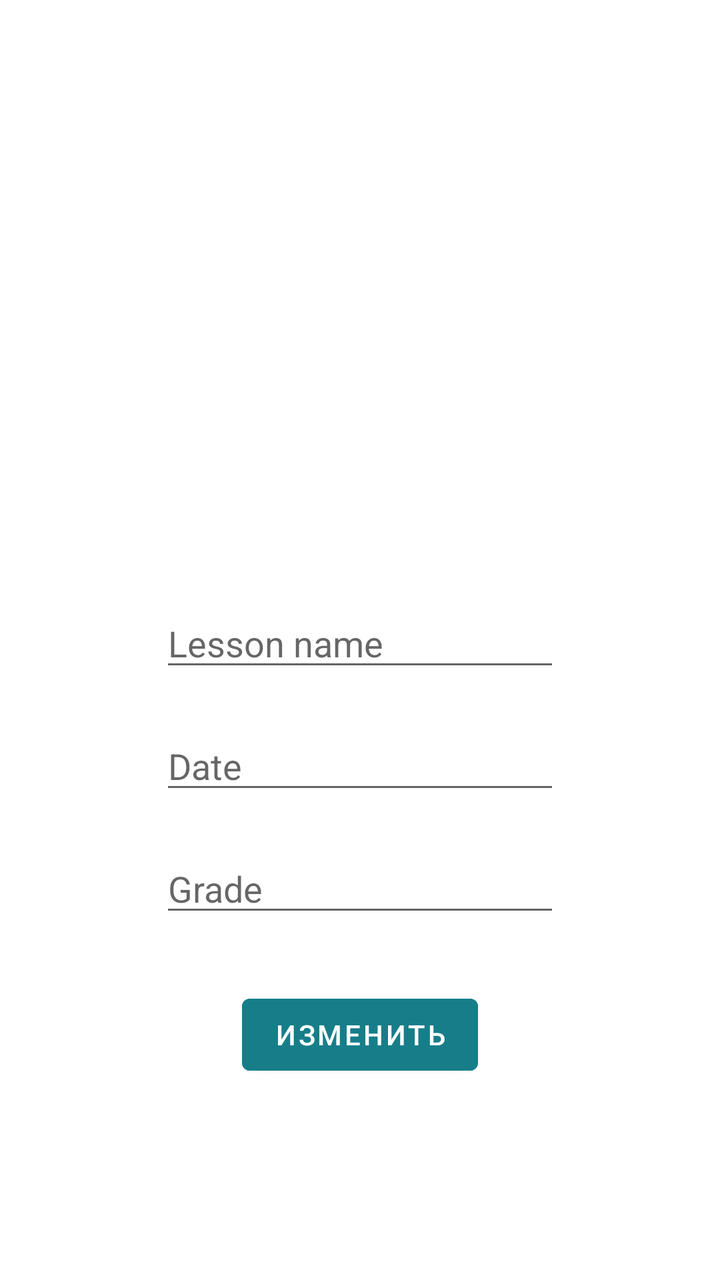
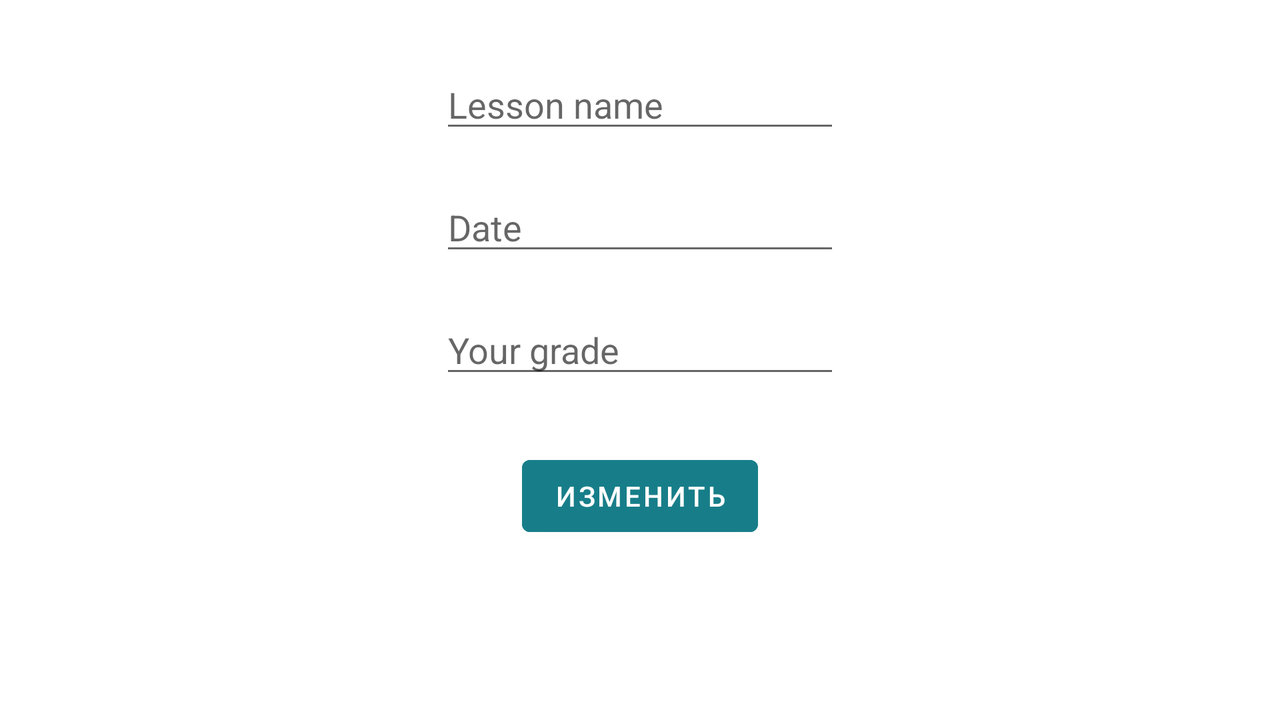

The same Android screen from two of the app's own layout files: first res/layout/ as a phone draws it, then the repository's variant for another configuration, drawn on a device whose configuration selects that folder. Both files follow.
<!-- AndroidManifest.xml: application theme Theme.ElectronicJournal -->
<!-- res/layout/activity_edit_record.xml -->
<?xml version="1.0" encoding="utf-8"?>
<RelativeLayout xmlns:android="http://schemas.android.com/apk/res/android"
    xmlns:app="http://schemas.android.com/apk/res-auto"
    xmlns:tools="http://schemas.android.com/tools"
    android:layout_width="match_parent"
    android:layout_height="match_parent"
    tools:context=".EditRecordActivity">
    <EditText
        android:layout_width="200dp"
        android:layout_height="wrap_content"
        android:hint="Lesson name"
        android:layout_centerInParent="true"
        android:id="@+id/edit_lesson_name"
        android:layout_marginTop="20dp"
        />

    <EditText
        android:layout_width="200dp"
        android:layout_height="wrap_content"
        android:hint="Date"
        android:layout_centerInParent="true"
        android:id="@+id/edit_date"
        android:layout_below="@+id/edit_lesson_name"
        android:layout_marginTop="20dp"
        android:focusable="false"

        />

    <EditText
        android:layout_width="200dp"
        android:layout_height="wrap_content"
        android:hint="Grade"
        android:layout_centerInParent="true"
        android:id="@+id/edit_grade"
        android:layout_below="@+id/edit_date"
        android:layout_marginTop="20dp"/>

    <Button
        android:layout_width="wrap_content"
        android:layout_height="wrap_content"
        android:layout_below="@id/edit_grade"
        android:layout_centerInParent="true"
        android:layout_marginTop="30dp"
        android:id="@+id/edit_record_btn"
        android:text="Изменить"
        android:backgroundTint="@color/reg_btn"/>
</RelativeLayout>
<!-- resources referenced by this layout -->
<resources>
  <color name="reg_btn">#177E89</color>
  <style name="Theme.ElectronicJournal" parent="Theme.MaterialComponents.DayNight.DarkActionBar">
          
          <item name="colorPrimary">@color/purple_500</item>
          <item name="colorPrimaryVariant">@color/purple_700</item>
          <item name="colorOnPrimary">@color/white</item>
          
          <item name="colorSecondary">@color/teal_200</item>
          <item name="colorSecondaryVariant">@color/teal_700</item>
          <item name="colorOnSecondary">@color/black</item>
          
          <item name="android:statusBarColor" tools:targetApi="l">?attr/colorPrimaryVariant</item>
          
      </style>
  <color name="purple_500">#FF6200EE</color>
  <color name="purple_700">#FF3700B3</color>
  <color name="white">#FFFFFFFF</color>
  <color name="teal_200">#FF03DAC5</color>
  <color name="teal_700">#FF018786</color>
  <color name="black">#FF000000</color>
</resources>
<!-- res/layout-land/activity_edit_record.xml (the repository's variant of the layout above) -->
<!-- drawn on the phone turned sideways -->
<?xml version="1.0" encoding="utf-8"?>
<RelativeLayout xmlns:android="http://schemas.android.com/apk/res/android"
    xmlns:app="http://schemas.android.com/apk/res-auto"
    xmlns:tools="http://schemas.android.com/tools"
    android:layout_width="match_parent"
    android:layout_height="match_parent"
    tools:context=".EditRecordActivity">
    <EditText
        android:layout_width="200dp"
        android:layout_height="wrap_content"
        android:hint="Lesson name"
        android:layout_centerInParent="true"
        android:id="@+id/edit_lesson_name"
        android:layout_marginTop="30dp"
        android:layout_alignParentTop="true"
        />

    <EditText
        android:layout_width="200dp"
        android:layout_height="wrap_content"
        android:hint="Date"
        android:layout_centerInParent="true"
        android:id="@+id/edit_date"
        android:layout_below="@+id/edit_lesson_name"
        android:layout_marginTop="20dp"
        android:focusable="false"

        />

    <EditText
        android:layout_width="200dp"
        android:layout_height="wrap_content"
        android:hint="Your grade"
        android:layout_centerInParent="true"
        android:id="@+id/edit_grade"
        android:layout_below="@+id/edit_date"
        android:layout_marginTop="20dp"/>

    <Button
        android:layout_width="wrap_content"
        android:layout_height="wrap_content"
        android:layout_below="@id/edit_grade"
        android:layout_centerInParent="true"
        android:layout_marginTop="30dp"
        android:id="@+id/edit_record_btn"
        android:text="Изменить"
        android:backgroundTint="@color/reg_btn"/>
</RelativeLayout>
